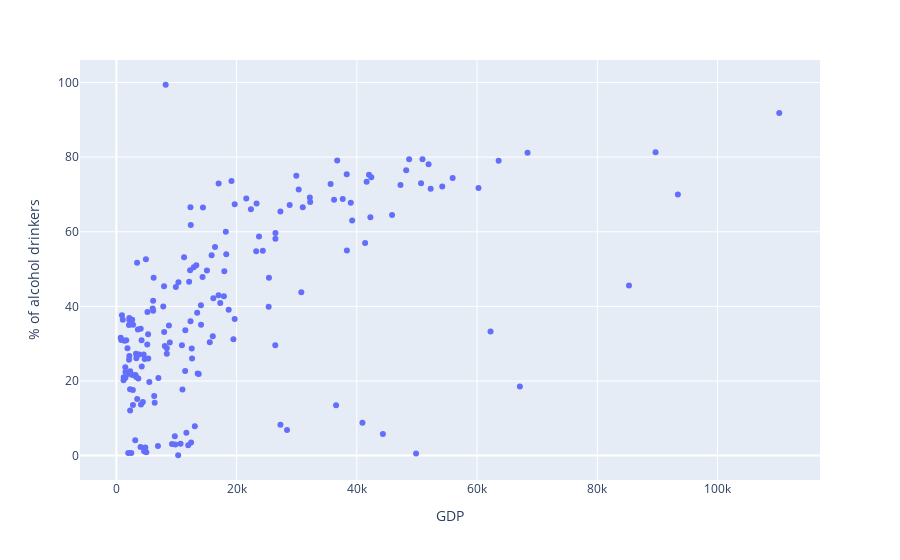

The code cell stored with this chart in its notebook:
### Code cell
px.scatter(df_consumption_pib[df_consumption_pib.Sex == 'BTSX'], x='GDP', y= '% of alcohol drinkers', hover_name="Country")

### Figure 1 — Plotly figure (JSON) as saved in the notebook; plotly's stock layout.template omitted (floating-point values rounded to 4 significant figures; data arrays with more than 128 entries replaced by an {"elided": "..."} marker saying what was removed)
{"data": [{"hovertemplate": "<b>%{hovertext}</b><br><br>GDP=%{x}<br>% of alcohol drinkers=%{y}<extra></extra>", "hovertext": {"elided": "179 str values"}, "legendgroup": "", "marker": {"color": "#636efa", "symbol": "circle"}, "mode": "markers", "name": "", "orientation": "v", "showlegend": false, "type": "scatter", "x": {"elided": "179 float values"}, "xaxis": "x", "y": {"elided": "179 float values"}, "yaxis": "y"}], "layout": {"legend": {"tracegroupgap": 0}, "margin": {"t": 60}, "xaxis": {"anchor": "y", "domain": [0, 1], "title": {"text": "GDP"}}, "yaxis": {"anchor": "x", "domain": [0, 1], "title": {"text": "% of alcohol drinkers"}}}}
